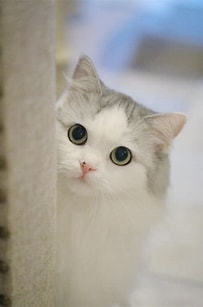
#> input picture photo/1/102.jpg, 203 x 307 px; its folder holds 3 pictures in this run
$ python main.py
#> lines starting #> are read from the running program, lines starting #| are printed output that depends on the picture; pictures that were not available may be replaced by others from this repository, and a replacement may not be noted
import os
import cv2
import numpy as np
from sklearn.model_selection import train_test_split
import matplotlib.pyplot as plt


class KNN:
    def __init__(self, k=3):
        self.k = k

    def fit(self, X, y):
        self.X_train = X
        self.y_train = y

    def predict(self, X, choice):
        predictions = []
        for x_test in X:
            if choice == 1:
                # 欧氏距离
                distances = [np.linalg.norm(x_train - x_test) for x_train in self.X_train]
            elif choice == 2:
                # 曼哈顿距离
                distances = [sum(abs(x_train - x_test)) for x_train in self.X_train]
            else:
                # 切比雪夫距离
                distances = [max(abs(x_train - x_test)) for x_train in self.X_train]
            k_indices = np.argsort(distances)[:self.k]      # 返回排序后的索引
            k_nearest_labels = [self.y_train[i] for i in k_indices]
            most_common = max(set(k_nearest_labels), key=k_nearest_labels.count)    # key:辅助求最大值
            predictions.append(most_common)
        return predictions


def rgb_to_gray(rgb_image):
    # 初始化灰度图像数组
    gray_image = np.zeros((rgb_image.shape[0], rgb_image.shape[1]), dtype=np.uint8)

    for i in range(rgb_image.shape[0]):
        for j in range(rgb_image.shape[1]):
            # 获取当前像素的RGB值
            r, g, b = rgb_image[i, j]
            # 计算灰度值
            gray = int(0.2989 * r + 0.5870 * g + 0.1140 * b)
            # 设置灰度图像的像素值
            gray_image[i, j] = gray
    return gray_image


# 交叉验证
def cross_validate(X, y, k_values, cv=5):
    fold_size = len(X) // cv
    k_scores = []
    X = np.array(X)
    y = np.array(y)
    for k in k_values:
        scores = []
        for fold in range(cv):
            # 创建训练集和验证集
            start, end = fold * fold_size, (fold + 1) * fold_size
            X_train = np.concatenate((X[:start], X[end:]))
            y_train = np.concatenate((y[:start], y[end:]))
            X_val = X[start:end]
            y_val = y[start:end]

            # 训练模型
            knn = KNN(k=k)
            knn.fit(X_train, y_train)
            predictions = knn.predict(X_val, choice=1)

            # 计算准确率
            accuracy = np.mean(predictions == y_val)
            scores.append(accuracy)
        k_scores.append(np.mean(scores))

    # 选择最佳k值
    best_k = k_values[np.argmax(k_scores)]
    return best_k, k_scores


# 算法评价
def classification_report(y_true, y_pred):
    # 初始化混淆矩阵的四个参数
    TP = 0  # 真正例
    TN = 0  # 真负例

    # 计算混淆矩阵的参数
    for i in range(len(y_true)):
        if y_true[i] == y_pred[i]:
            TP += 1
        if y_true[i] == y_pred[i]:
            TN += 1
    # 计算准确率
    accuracy = TP / (TP + TN)

    # 打印结果
    print(f'Accuracy: {accuracy}')


# 第一步 切分训练集和测试集
X = []  # 定义图像名称
Y = []  # 定义图像分类类标

for i in range(1, 4):
    # 遍历文件夹，读取图片
    for f in os.listdir("./photo/%s" % i):
        # 获取图像名称
        X.append("./photo/" + str(i) + "/" + str(f))
        # 获取图像标签即为文件夹名称
        Y.append(i)
#> pass 2 of the loop `for i in range(1, 4):`:
#> pass 3 of the loop `for i in range(1, 4):`:

X = np.array(X)
Y = np.array(Y)
# 随机率为100% 选取其中的30%作为测试集
X_train, X_test, y_train, y_test = train_test_split(X, Y, test_size=0.3, random_state=2)
print(len(X_train), len(X_test), len(y_train), len(y_test))


# 第二步 图像读取及转换为像素直方图
# 训练集
XX_train = []
for i in X_train:
    # 读取图像
    image = cv2.imread(i)
#> image is the input picture: shape (307, 203, 3); mean B, G, R 154.5, 162.2, 165.9
    image = rgb_to_gray(image)
#> after the loop in rgb_to_gray, `for i in range(rgb_image.shape[0]):`:
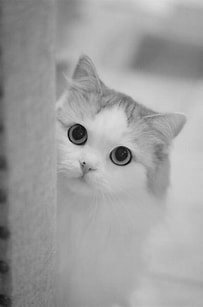
#> gray_image: shape (307, 203); min 0, max 221, mean 159.8
    # 图像像素大小一致
    img = cv2.resize(image, (256, 256), interpolation=cv2.INTER_CUBIC)
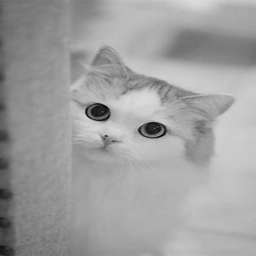
#> img: shape (256, 256); min 5, max 221, mean 159.8
    # 计算图像直方图并存储至X数组
    img = cv2.GaussianBlur(img, (5, 5), 0)
    # hist = cv2.calcHist([img], [0, 1], None, [256, 256], [0.0, 255.0, 0.0, 255.0])
    hist = cv2.calcHist([img], [0], None, [256], [0, 256])
#> hist = 256 values, max 1331 at index 174, min 0 at index 0, mean 256
    XX_train.append(((hist / 255).flatten()))
#> pass 2 of the loop `for i in X_train:`:
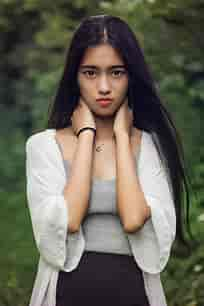
#> input picture photo/2/201.jpg, 204 x 306 px
#> image is the input picture: shape (306, 204, 3); mean B, G, R 86.2, 100.1, 102.7
#> `img = cv2.resize(image, (256, 256), interpolation=cv2.INTER_CUBIC)`:
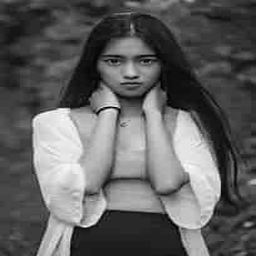
#> img: shape (256, 256); min 0, max 255, mean 95.7
#> `hist = cv2.calcHist([img], [0], None, [256], [0, 256])`: hist = 256 values, max 1054 at index 34, min 0 at index 0, mean 256
#> pass 3 of the loop `for i in X_train:`:
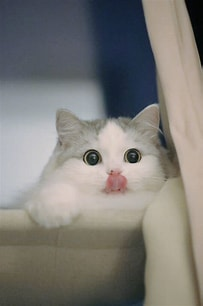
#> input picture photo/1/101.jpg, 203 x 306 px
#> image is the input picture: shape (306, 203, 3); mean B, G, R 119.7, 123.9, 126
#> after the loop in rgb_to_gray (call 3), `for i in range(rgb_image.shape[0]):`:
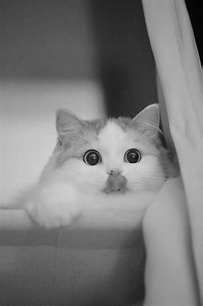
#> gray_image: shape (306, 203); min 0, max 214, mean 122.3
#> `img = cv2.resize(image, (256, 256), interpolation=cv2.INTER_CUBIC)`:
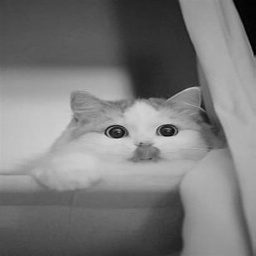
#> img: shape (256, 256); min 0, max 217, mean 122.3
#> `hist = cv2.calcHist([img], [0], None, [256], [0, 256])`: hist = 256 values, max 878 at index 92, min 0 at index 0, mean 256

# 测试集
XX_test = []
for i in X_test:
    image = cv2.imread(i)
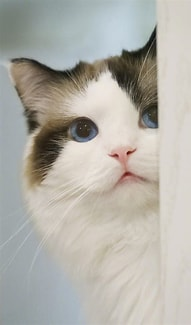
#> input picture photo/1/103.jpg, 191 x 325 px
#> image is the input picture: shape (325, 191, 3); mean B, G, R 168.7, 176, 178.3
    image = rgb_to_gray(image)
#> after the loop in rgb_to_gray (call 4), `for i in range(rgb_image.shape[0]):`:
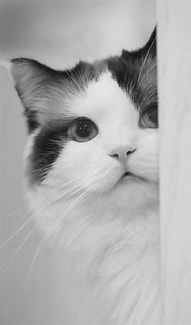
#> gray_image: shape (325, 191); min 5, max 233, mean 173.6
    # 图像像素大小一致
    img = cv2.resize(image, (256, 256), interpolation=cv2.INTER_CUBIC)
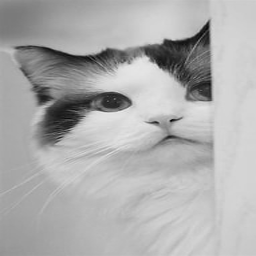
#> img: shape (256, 256); min 0, max 234, mean 173.6
    img = cv2.GaussianBlur(img, (5, 5), 0)

    # 计算图像直方图并存储至X数组
    # hist = cv2.calcHist([img], [0, 1], None, [256, 256], [0.0, 255.0, 0.0, 255.0])

    hist = cv2.calcHist([img], [0], None, [256], [0, 256])
#> hist = 256 values, max 1613 at index 211, min 0 at index 0, mean 256
    plt.plot((hist / 255).flatten())
    plt.show()
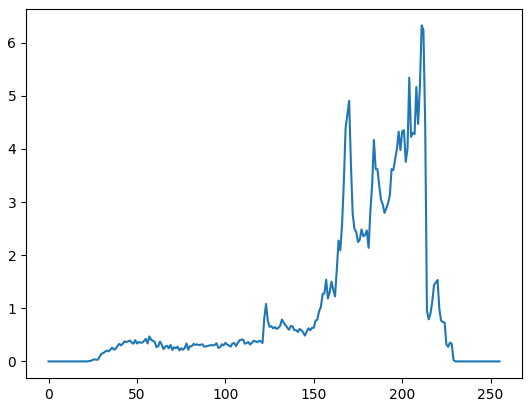
#> figure drawn by matplotlib, 1 panel; curve peaks at x = 211, y = 6.33
    XX_test.append(((hist / 255).flatten()))
#> pass 2 of the loop `for i in X_test:`:
#> `hist = cv2.calcHist([img], [0], None, [256], [0, 256])`: hist = 256 values, max 878 at index 92, min 0 at index 0, mean 256
#> `plt.show()`:
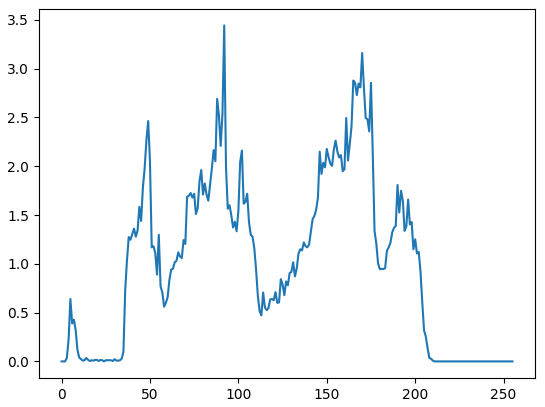
#> figure drawn by matplotlib, 1 panel; curve peaks at x = 92, y = 3.44


# 假设 X 是您的特征数据，y 是您的标签
k_values = range(1, 31)
best_k, k_scores = cross_validate(XX_train, y_train, k_values)
#> in cross_validate, `fold_size = len(X) // cv`: fold_size = 0
#> after the loop in cross_validate, `for k in k_values:`: k_scores = 30 items, first 6: nan, nan, nan, nan, nan, nan
#> in cross_validate, `best_k = k_values[np.argmax(k_scores)]`: best_k = 1
#> best_k = 1; k_scores = 30 items, first 6: nan, nan, nan, nan, nan, nan
print(f'最佳的k值为: {best_k}')
#| 最佳的k值为: 1


clf = KNN(k=3)
clf.fit(XX_train, y_train)
predictions_labels = clf.predict(XX_test, choice=1)
#> predictions_labels = [1, 1]

print('预测结果:')
print(predictions_labels)
#| [1, 1]

print('算法评价:')
print((classification_report(y_test, predictions_labels)))
#> after the loop in classification_report, `for i in range(len(y_true)):`: TN = 1
#> in classification_report, `accuracy = TP / (TP + TN)`: accuracy = 0.5
#| Accuracy: 0.5
#| None

# 第三步 输出测试集图片及预测结果
k = 0
while k < len(X_test):
    # 读取图像
    print(X_test[k])
    image = cv2.imread(X_test[k])
    print(predictions_labels[k])
#| 1
    # 显示图像
    cv2.imshow("img", image)
    cv2.waitKey(0)
    cv2.destroyAllWindows()
    k = k + 1
